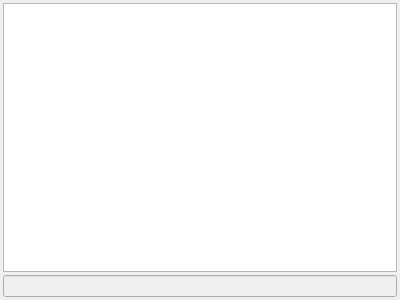
<?xml version="1.0" encoding="UTF-8"?>
<ui version="4.0">
 <class>Console</class>
 <widget class="QWidget" name="Console">
  <property name="geometry">
   <rect>
    <x>0</x>
    <y>0</y>
    <width>400</width>
    <height>300</height>
   </rect>
  </property>
  <layout class="QVBoxLayout" name="verticalLayout">
   <property name="spacing">
    <number>3</number>
   </property>
   <property name="leftMargin">
    <number>3</number>
   </property>
   <property name="topMargin">
    <number>3</number>
   </property>
   <property name="rightMargin">
    <number>3</number>
   </property>
   <property name="bottomMargin">
    <number>3</number>
   </property>
   <item>
    <widget class="QPlainTextEdit" name="log_view">
     <property name="readOnly">
      <bool>true</bool>
     </property>
     <property name="maximumBlockCount">
      <number>10000</number>
     </property>
    </widget>
   </item>
   <item>
    <widget class="QLineEdit" name="command_field">
     <property name="enabled">
      <bool>false</bool>
     </property>
     <property name="toolTip">
      <string>Run Lua code to the quest</string>
     </property>
    </widget>
   </item>
  </layout>
 </widget>
 <resources/>
 <connections/>
</ui>
